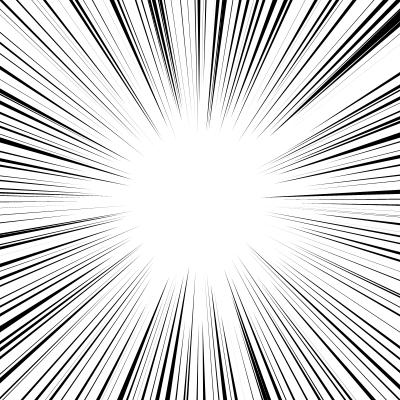
Frame 1 (no input)
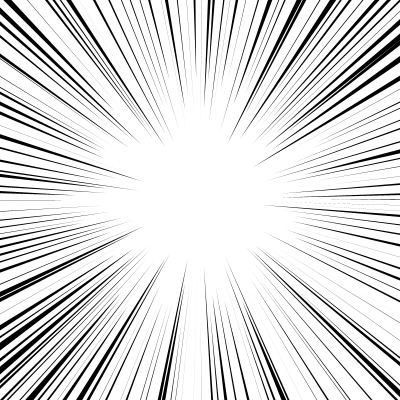
Frame 60 (the mouse pressed at the canvas centre just before this capture)
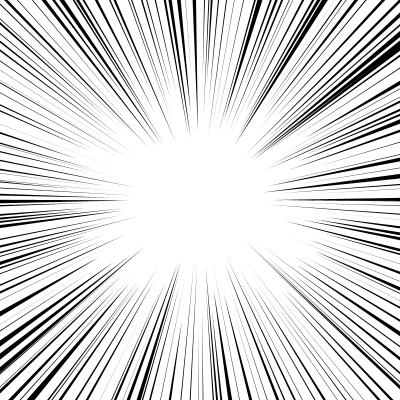
Frame 120 (the mouse held since frame 60 and released just before this capture)

The Processing sketch that drew these frames (run headless with seeded random() and noise(); from frame 60 on, the mouse is pressed at the canvas centre):

// Processing sketch: sketch18940
// ── sketch18940.pde
float num;
PVector magnitude;
PVector mouse;
void setup(){
    size(400, 400);
    mouse = new PVector(width/2, height/2);
    magnitude = new PVector(width, height);
    frameRate(15);
    noStroke();
    smooth();
    background(255);

}

void draw(){
  makeSaturatedLine(mouse);
}

void mouseMoved(){
  mouse.set(mouseX, mouseY,0);
}


void makeSaturatedLine(PVector mouse){
    fill(255);
    rect(0,0,width, height);
    num = random(150, 200);
    PVector center = mouse;
    pushMatrix();
    translate(center.x, center.y);
    float rad = TWO_PI / num;
    for(float i = 0; i < TWO_PI; i+=random(rad-0.02, rad+0.02)){
        PVector outside = new PVector(cos(i), sin(i));
        float seed = random(60, 130);
        PVector inside = new PVector(cos(i) *seed,
                                     sin(i) *seed); 
        outside.mult(magnitude.mag());
        PVector outsideNoiseA = new PVector(random(-5,10), random(-5, 10));
        PVector outsideNoiseB = new PVector(random(-10,5), random(-10, 5));
        fill(0);
        triangle(inside.x,inside.y,
                 outside.x + outsideNoiseA.x, outside.y + outsideNoiseA.y,
                 outside.x + outsideNoiseB.x, outside.y + outsideNoiseB.y);
    }
    popMatrix();

}
                                                                                                                
